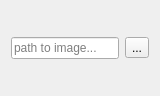
<?xml version="1.0" encoding="UTF-8"?>
<ui version="4.0">
 <class>Form</class>
 <widget class="QWidget" name="Form">
  <property name="geometry">
   <rect>
    <x>0</x>
    <y>0</y>
    <width>160</width>
    <height>96</height>
   </rect>
  </property>
  <property name="windowTitle">
   <string>Form</string>
  </property>
  <layout class="QVBoxLayout" name="verticalLayout">
   <item>
    <layout class="QVBoxLayout" name="verticalLayout_2">
     <item>
      <layout class="QHBoxLayout" name="horizontalLayout">
       <item>
        <widget class="QLineEdit" name="path">
         <property name="minimumSize">
          <size>
           <width>100</width>
           <height>0</height>
          </size>
         </property>
         <property name="baseSize">
          <size>
           <width>0</width>
           <height>0</height>
          </size>
         </property>
         <property name="frame">
          <bool>true</bool>
         </property>
         <property name="dragEnabled">
          <bool>true</bool>
         </property>
         <property name="placeholderText">
          <string>path to image...</string>
         </property>
        </widget>
       </item>
       <item>
        <widget class="QToolButton" name="browse">
         <property name="text">
          <string>...</string>
         </property>
        </widget>
       </item>
      </layout>
     </item>
    </layout>
   </item>
  </layout>
 </widget>
 <resources/>
 <connections/>
</ui>
